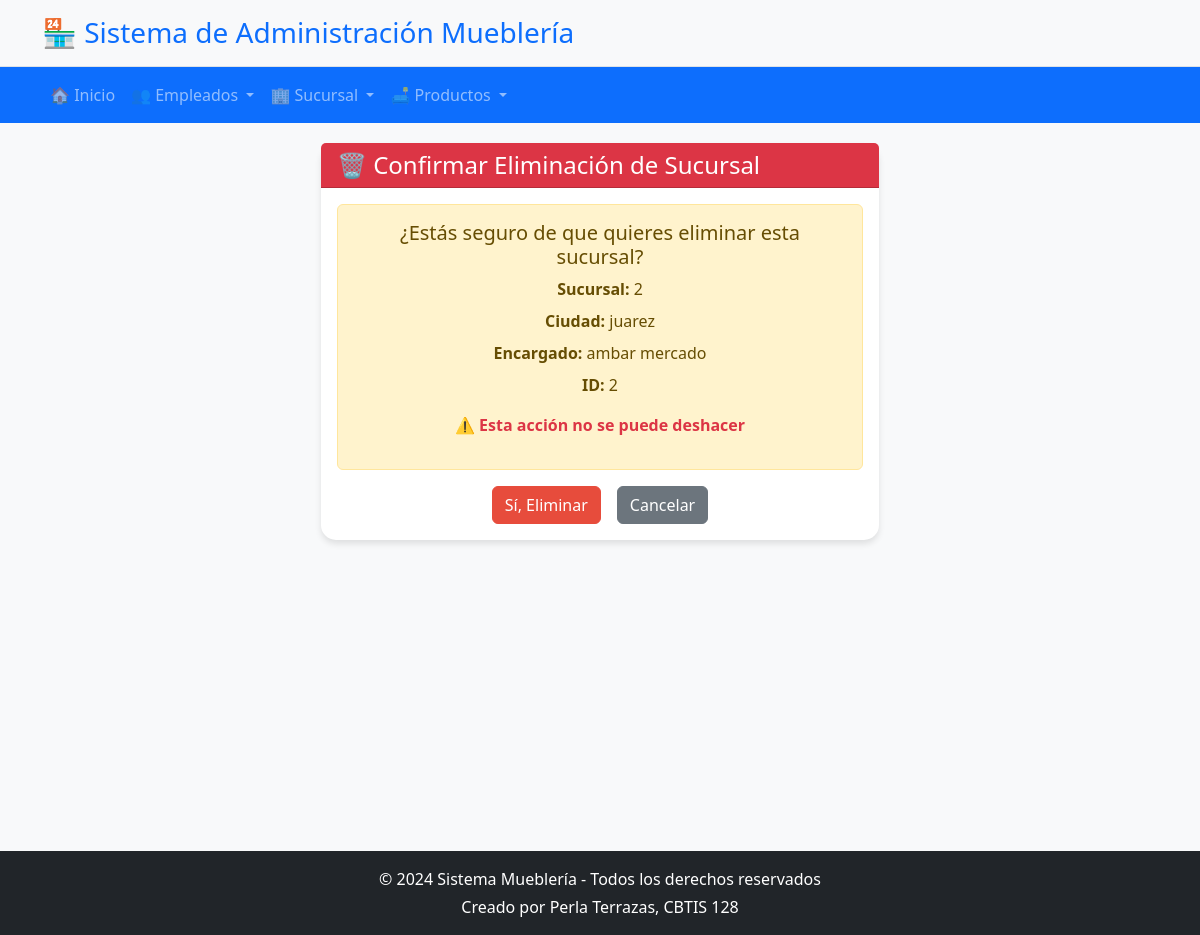
The app's page /sucursal/borrar/2/ with its own data.
### app_muebleria/models.py (models this page shows, shortened)
class Sucursal(models.Model):
    id_sucursal = models.AutoField(primary_key=True)
    telefono = models.CharField(max_length=15)
    direccion = models.CharField(max_length=200)
    num_sucursal = models.IntegerField()
    encargado = models.CharField(max_length=100)
    codigo_postal = models.CharField(max_length=10)
    ciudad = models.CharField(max_length=50)
    id_empleado = models.ForeignKey(Empleado, on_delete=models.CASCADE, related_name="sucursales")

### app_muebleria/views.py (the view)
# urls.py: path('sucursal/borrar/<int:id_sucursal>/', views.borrar_sucursal, name='borrar_sucursal'),
def borrar_sucursal(request, id_sucursal):
    sucursal = get_object_or_404(Sucursal, id_sucursal=id_sucursal)
    if request.method == 'POST':
        sucursal.delete()
        return redirect('ver_sucursal')
    return render(request, 'sucursal/borrar_sucursal.html', {'sucursal': sucursal})

### app_muebleria/templates/sucursal/borrar_sucursal.html (shortened to what this page needs)
{% extends 'base.html' %}
{% block content %}
<div class="row justify-content-center">
    <div class="col-md-6">
        <div class="card">
            <div class="card-header bg-danger text-white">
                <h4 class="mb-0">🗑️ Confirmar Eliminación de Sucursal</h4>
            </div>
            <div class="card-body text-center">
                <div class="alert alert-warning">
                    <h5>¿Estás seguro de que quieres eliminar esta sucursal?</h5>
                    <p class="mb-2"><strong>Sucursal:</strong> {{ sucursal.num_sucursal }}</p>
                    <p class="mb-2"><strong>Ciudad:</strong> {{ sucursal.ciudad }}</p>
                    <p class="mb-2"><strong>Encargado:</strong> {{ sucursal.encargado }}</p>
                    <p class="mb-3"><strong>ID:</strong> {{ sucursal.id_sucursal }}</p>
                    <p class="text-danger"><strong>⚠️ Esta acción no se puede deshacer</strong></p>
                </div>
                <form method="POST">
                    <div class="d-grid gap-2 d-md-flex justify-content-md-center">
                        <button type="submit" class="btn btn-danger me-md-2">Sí, Eliminar</button>
                        <a href="{% url 'ver_sucursal' %}" class="btn btn-secondary">Cancelar</a>
                    </div>
                </form>
            </div>
        </div>
    </div>
</div>
{% endblock %}

### app_muebleria/templates/base.html (style rules this page uses)
body { background-color: #f8f9fa; font-family: 'Segoe UI', Tahoma, Geneva, Verdana, sans-serif; }
.card { border: none; border-radius: 15px; box-shadow: 0 4px 6px rgba(0,0,0,0.1); margin-bottom: 20px; }
.btn-danger { background-color: #e74c3c; border-color: #e74c3c; }

### records on screen
Sucursal: num_sucursal "2", ciudad "juarez", encargado "ambar mercado", id_sucursal "2"
